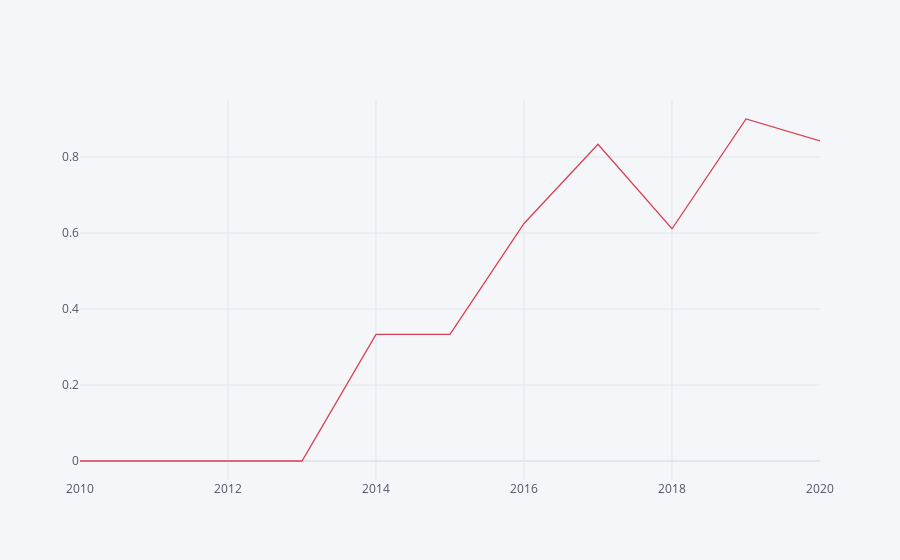

This figure's notebook cell:
### Code cell
# Plot a line chart with x axis to be the extracted year and y axis to be the success rate
plt.figure(figsize=(14,5))
df.groupby('year')['Class'].mean().iplot(kind='line',color='red')
plt.show()

### Figure 1 — Plotly figure (JSON) as saved in the notebook; plotly's stock layout.template omitted (floating-point values rounded to 4 significant figures)
{"data": [{"line": {"color": "rgba(219, 64, 82, 1.0)", "dash": "solid", "shape": "linear", "width": 1.3}, "mode": "lines", "name": "Class", "text": "", "type": "scatter", "x": [2010, 2012, 2013, 2014, 2015, 2016, 2017, 2018, 2019, 2020], "y": [0, 0, 0, 0.3333, 0.3333, 0.625, 0.8333, 0.6111, 0.9, 0.8421]}], "layout": {"legend": {"bgcolor": "#F5F6F9", "font": {"color": "#4D5663"}}, "paper_bgcolor": "#F5F6F9", "plot_bgcolor": "#F5F6F9", "title": {"font": {"color": "#4D5663"}}, "xaxis": {"gridcolor": "#E1E5ED", "showgrid": true, "tickfont": {"color": "#4D5663"}, "title": {"font": {"color": "#4D5663"}, "text": ""}, "zerolinecolor": "#E1E5ED"}, "yaxis": {"gridcolor": "#E1E5ED", "showgrid": true, "tickfont": {"color": "#4D5663"}, "title": {"font": {"color": "#4D5663"}, "text": ""}, "zerolinecolor": "#E1E5ED"}}}
